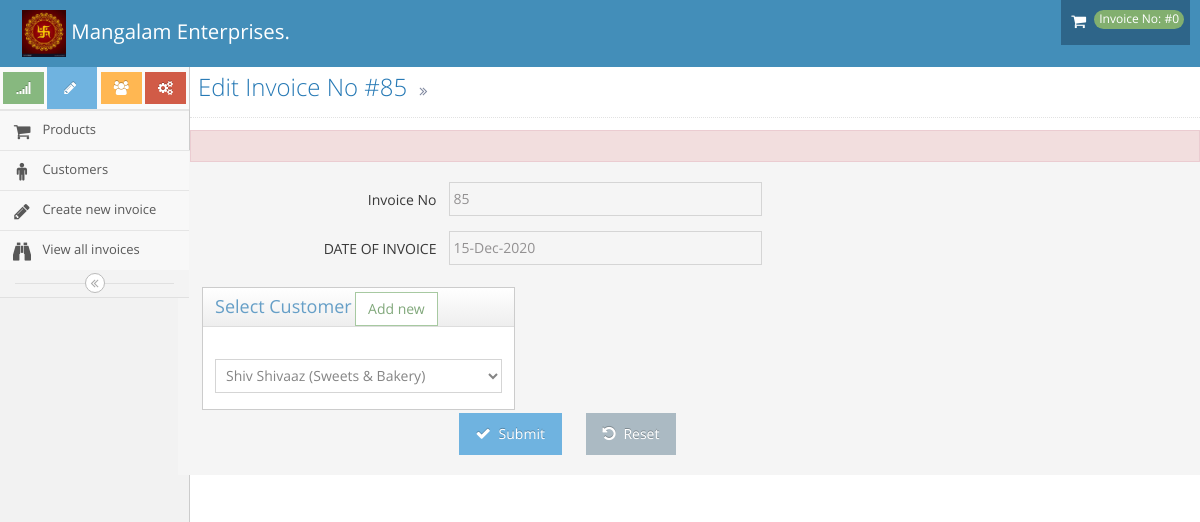
The app's page /invoice/change_party/116 with its own data.
### tables this page shows
CREATE TABLE `invoice` (
  `id` int(11) NOT NULL,
  `customer_id` int(11) NOT NULL,
  `created_at` datetime NOT NULL DEFAULT CURRENT_TIMESTAMP,
  `invoice_no` int(11) NOT NULL,
  `date` date DEFAULT NULL,
  `total` float DEFAULT NULL,
  `locked` int(11) NOT NULL DEFAULT '0'
);

CREATE TABLE `customer` (
  `id` int(11) NOT NULL,
  `name` varchar(200) NOT NULL,
  `email` varchar(100) NOT NULL,
  `contact` varchar(20) NOT NULL,
  `address` longtext NOT NULL,
  `pincode` varchar(10) NOT NULL,
  `city` varchar(100) NOT NULL,
  `state` varchar(100) NOT NULL,
  `gst_no` varchar(100) NOT NULL,
  `pan` varchar(19) DEFAULT NULL
);

### application/helpers/functions_helper.php (called while the page is built, shortened)
<?php
function _getAdminLoadView($template_name, $data = array()) {
          $CI = & get_instance();
          $CI->load->view('header', $data);
          $CI->load->view($template_name, $data);
}
?>

### application/controllers/invoice.php (called while the page is built, shortened)
<?php
class Invoice extends CI_Controller {
	public function change_party($inv_id){
		$inv_data = $this->General_Model->getDataByCond('invoice',array('id' => $inv_id ));
		$data['customer_data'] = $this->General_Model->getAllData('customer');
		$data['inv_data'] = $inv_data[0];
		_getAdminLoadView('change_party',$data);
	}
}

### index.php (called while the page is built, shortened)
<?php
require_once BASEPATH.'core/CodeIgniter.php';

### application/models/General_Model.php (called while the page is built, shortened)
<?php
class General_Model extends CI_Model {
  public function getAllData($table=null)
  {
    $query = $this->db->get($table);
    return $query->result_array();
  }
    public function getDataByCond($table,$condArr=array())
  {
    $query = $this->db->get_where($table,$condArr);
    return $query->result_array();
  }
}

### application/views/change_party.php (the view, shortened to what this page needs)
<div class="page-header">
							<h1>
								Edit Invoice No #<?php echo $inv_data['invoice_no']?>
								<small>
									<i class="ace-icon fa fa-angle-double-right"></i>
								</small>
							</h1>
						</div>
						<div class="row">
							<div class="col-xs-12">
								 <div class="alert alert-danger">
 								</div>
								<?php echo form_open_multipart('',array('class' => 'form-horizontal form-label-left')); ?>
									<div class="form-group">
										<label class="col-sm-3 control-label no-padding-right" for="form-field-1"> Invoice No </label>
										<div class="col-sm-9">
											<input type="number" readonly value="<?php echo $inv_data['invoice_no']?>" name="invoice_no" id="invoice_no" placeholder="" class="col-xs-10 col-sm-5" />
										</div>
									</div>
									<div class="form-group">
										<label class="col-sm-3 control-label no-padding-right" for="form-field-1"> DATE OF INVOICE </label>
										<div class="col-sm-9">
											<input class="date-picker col-xs-10 col-sm-5" id="id-date-picker-1" readonly="true" type="text" name="date" data-date-format="dd-mm-yyyy" value="<?php echo date('d-M-Y',strtotime($inv_data['date']))?>" />
										</div>
									</div>
									<div class="space-4"></div>
										<div class="col-xs-12 col-sm-4">
											<div class="widget-box">
												<div class="widget-header">
													<h4 class="widget-title">Select Customer</h4>
													<span style="text-align: right" class="">
															<button id="add_new_customer" type="button" class="btn btn-white btn-success">Add new</button>
													</span>
												</div>
												<div class="widget-body">
													<div class="widget-main">
														<div>
															<br />
															<select class="chosen-select form-control" id="form-field-select-3" data-placeholder="Choose a State..." name="customer">
																<?php  foreach ($customer_data as $key => $value) {
																 ?>
	<option value="<?php echo $value['id']?>" <?php if($value['id'] == $inv_data['customer_id']) { echo "selected"; }?> ><?php echo $value['name']?></option>
	<?php  } ?>
															</select>
														</div>
														<div>
															<div class="space-2"></div>
														</div>
													</div>
												</div>
											</div>
										</div>
										</div>
					<div class="clearfix form-actions">
										<div class="col-md-offset-3 col-md-9">
											<button class="btn btn-info" type="submit">
												<i class="ace-icon fa fa-check bigger-110"></i>
												Submit
											</button>
											<button class="btn" type="reset">
												<i class="ace-icon fa fa-undo bigger-110"></i>
												Reset
											</button>
										</div>
									</div>
												</div>
														</div>
													</div>
												</div>
									</div>

### records on screen
invoice: invoice_no "85", date "15-Dec-2020", customer "Shiv Shivaaz (Sweets & Bakery)"

### other values on screen
$inv "#0"
